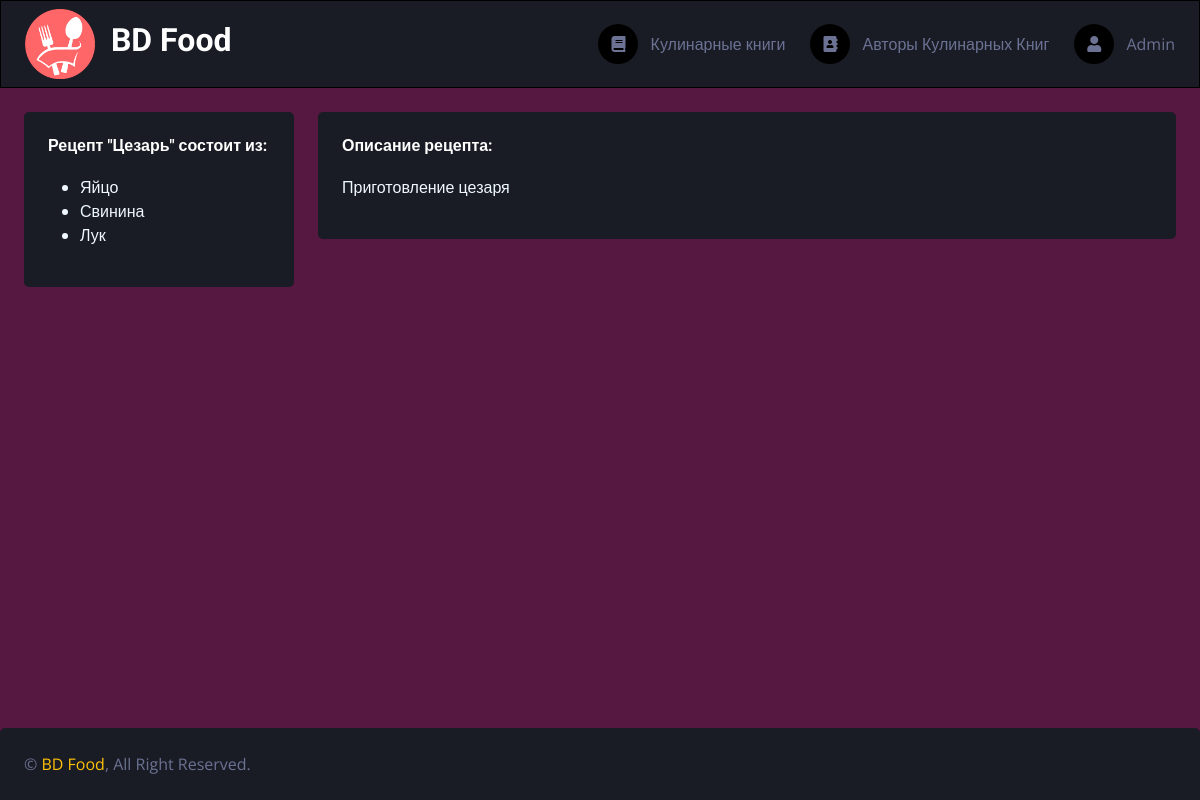
Before: /open/1/ with the older database file.
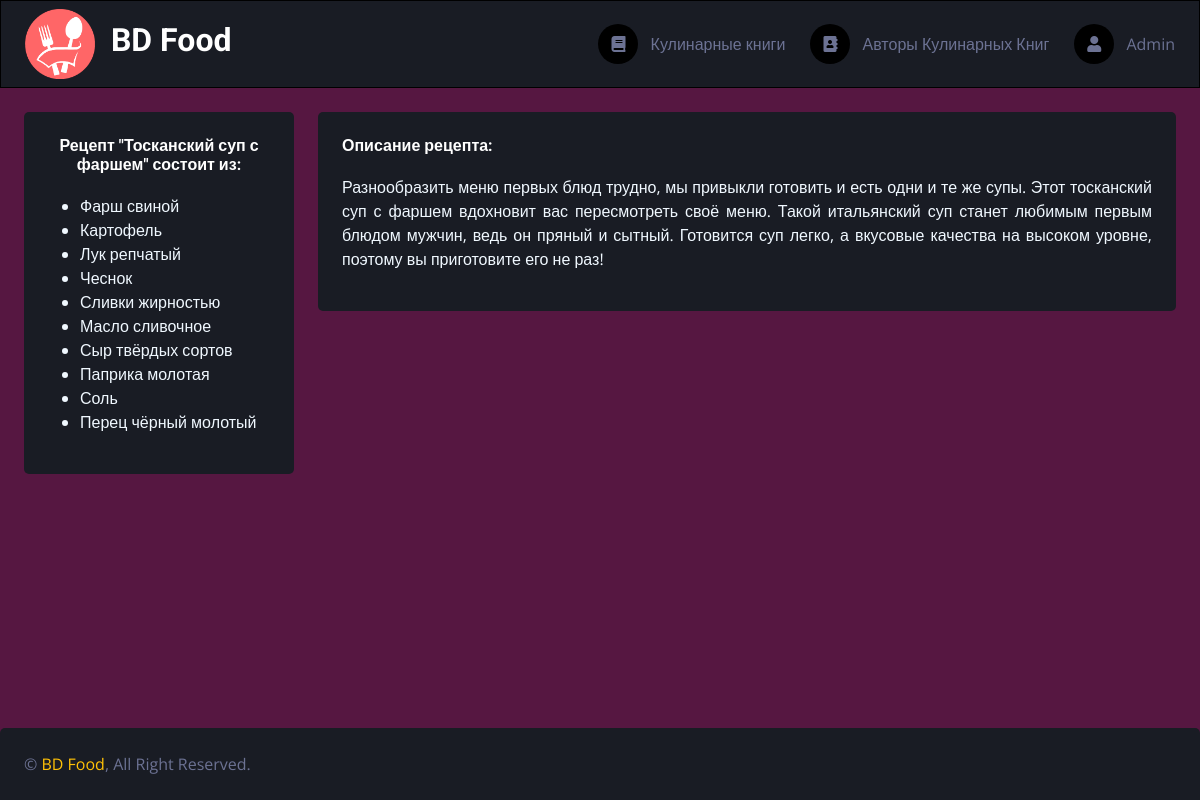
After: the same page with the newer database file.
### server/models.py (models this page shows, shortened)
class RecipeIngredient(models.Model):
    recipe = models.ForeignKey(Recipe, on_delete=models.CASCADE)
    ingredient = models.ManyToManyField(Ingredient, blank=False)

class Recipe(models.Model):
    cookbook = models.ForeignKey(Cookbook, on_delete=models.CASCADE)
    title = models.CharField(max_length=100)
    description = models.TextField()
    def __str__(self):
        return self.title

class Ingredient(models.Model):
    name = models.CharField(max_length=100)

### server/views.py (the view)
# urls.py: path('open/<int:pk>/', views.open, name='open'),# url открытия описание рецептов
def open(request, pk): # Описание рецептов
    recipe = RecipeIngredient.objects.get(pk=pk)
    data = {
        'recipe': recipe,
    }
    return render(request, 'server/open.html', data)

### server/templates/server/open.html (shortened to what this page needs)
{% extends "server/index.html" %}
{% load static %}
{% block content %}
<div class="container-fluid pt-4 px-4">
    <div class="row g-4">
        <div class="col-sm-12 col-xl-3">
            <div class="bg-secondary text-center rounded p-4">
                <div class="d-flex align-items-start mb-3">
                    <h6 class="mb-1">Рецепт "{{recipe.recipe}}" состоит из:</h6>
                </div>
                <div style="color: aliceblue;" class='wrapper'>
                <ul>
                    {% for ingredient in recipe.ingredient.all %}
                        <li>{{ ingredient.name }}</li>
                    {% endfor %}
                </ul>
            </div>
            </div>
        </div>
        <div class="col-sm-12 col-xl-9">
            <div class="bg-secondary text-center rounded p-4">
                <div class="d-flex align-items-start mb-3">
                    <h6 class="mb-1">Описание рецепта:</h6>
                </div>
                <p style="color: aliceblue; text-align: justify;">
                {{recipe.recipe.description}}
                </p>
            </div>
        </div>
    </div>
</div>
{% endblock %}

Changed rows visible on the page:
changed through a linked row, RecipeIngredient: recipe "Цезарь" → "Тосканский суп с фаршем"; recipe.description "Приготовление цезаря" → "Разнообразить меню первых блюд трудно, мы привыкли готовить и есть одни и те же супы. Этот тосканский суп с фаршем вдохновит вас пересмотреть своё меню. Такой итальянский суп станет любимым первым блюдом мужчин, ведь он пряный и сытный. Готовится суп легко, а вкусовые качества на высоком уровне, поэтому вы приготовите его не раз!"
added Ingredient: name "Фарш свиной"
added Ingredient: name "Картофель"
added Ingredient: name "Лук репчатый"
changed Ingredient: name "Яйцо" → "Чеснок"
added Ingredient: name "Сливки жирностью"
changed Ingredient: name "Свинина" → "Масло сливочное"
changed Ingredient: name "Лук" → "Сыр твёрдых сортов"
added Ingredient: name "Паприка молотая"
added Ingredient: name "Соль"
added Ingredient: name "Перец чёрный молотый"
